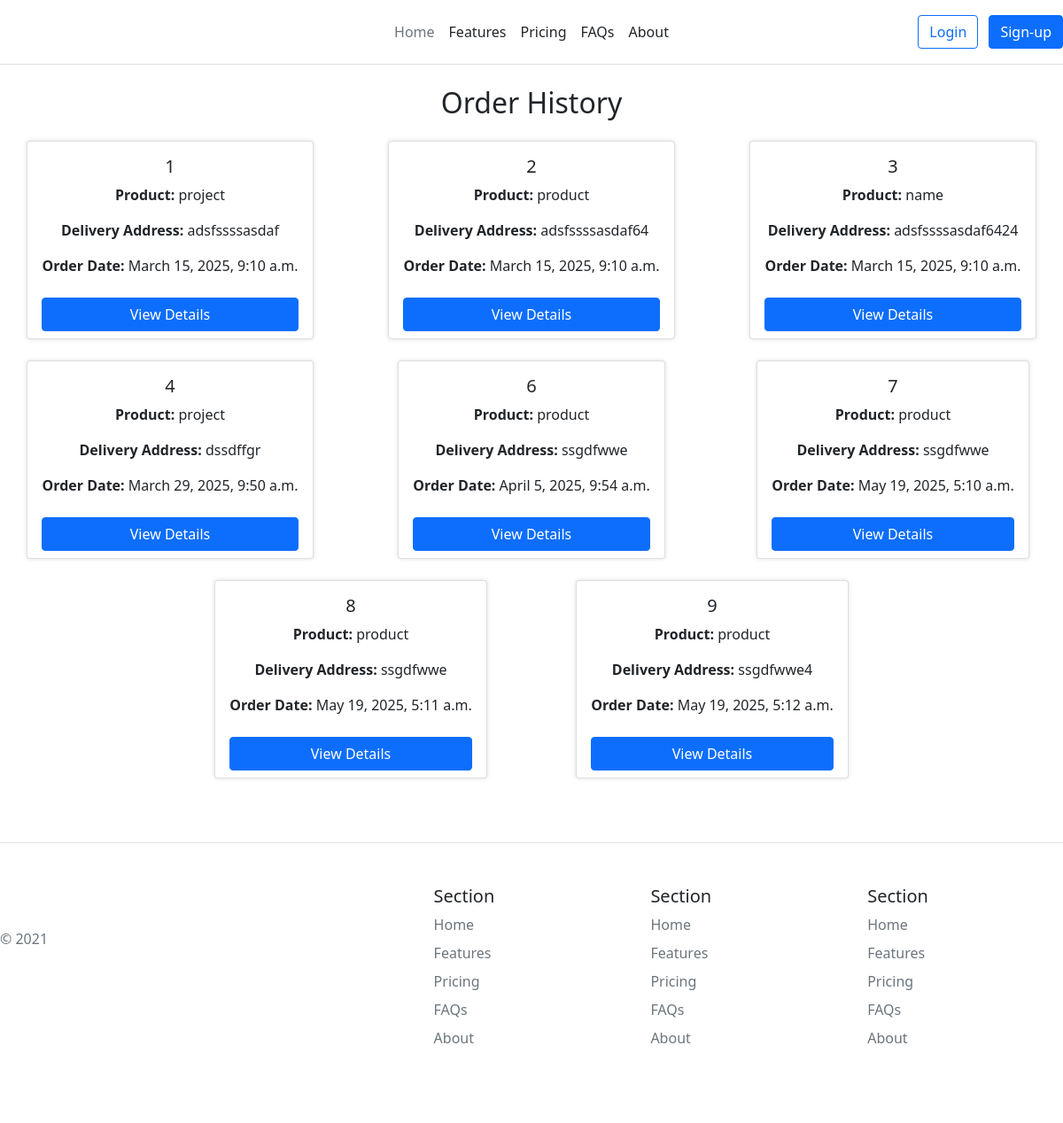
The page /shop/orders/ on the database its author committed.
### shop/models.py (models this page shows)
class Order(models.Model):
        product = models.ForeignKey(Product, on_delete=models.SET_NULL, null=True)
        delivery_adress = models.CharField(max_length=250)
        created_at = models.DateTimeField(auto_now_add=True)

class Product(models.Model):
    name = models.CharField(max_length=100)
    image = models.ImageField(upload_to='images/product/')
    desc = models.TextField()
    price = models.PositiveIntegerField()
    discount = models.PositiveIntegerField()
    rating = models.PositiveIntegerField()
    stock = models.PositiveIntegerField()
    is_available = models.BooleanField(default=True)

### shop/views.py (the view)
# urls.py: path('orders/', orders, name = 'orders'),
def orders(request):
    orders_ = Order.objects.all()
    return render(request, 'shop/orders.html', {"orders": orders_})

### shop/templates/shop/orders.html (shortened to what this page needs)
{% extends 'core/base.html' %}
{% load static %}
{% block content %}
<h2 class="mb-4 text-center">Order History</h2>
<div class="row justify-content-center">
    {% for order in orders %}
    <div class="col-12 col-md-6 col-lg-4 mb-4 d-flex justify-content-center">
        <div class="card h-100 d-flex flex-column justify-content-between" style="max-width: 340px; box-shadow: 0 0 5px #00000022;">
            <div class="card-body text-center">
                <h5 class="card-title text-wrap">{{order.id}}</h5>
                <p class="card-text fs-6"><strong>Product:</strong> {{order.product.name}}</p>
                <p class="card-text fs-6"><strong>Delivery Address:</strong> {{order.delivery_adress}}</p>
                <p class="card-text fs-6"><strong>Order Date:</strong> {{order.created_at}}</p>
            </div>
            <div class="card-footer bg-transparent border-0 d-flex justify-content-center">
                <a href="{% url 'product_detail' product_id=order.product.id %}" class="btn btn-primary w-100">View Details</a>
            </div>
        </div>
    </div>
    {% endfor %}
</div>
{% endblock %}

### core/templates/core/base.HTML (shortened to what this page needs)
{% load static %}
<!DOCTYPE html>
<html lang="en">
<head>
    <link rel="stylesheet" href="{% static 'core/css/bootstrap.min.css'%}">
</head>
<body>
    {% include 'core/includes/header.html'%}
    {% block content %}{% endblock %}
    {% include 'core/includes/footer.html'%}
</body>
</html>

### core/templates/core/includes/header.html
<header class="d-flex flex-wrap align-items-center justify-content-center justify-content-md-between py-3 mb-4 border-bottom">
    <a href="/" class="d-flex align-items-center col-md-3 mb-2 mb-md-0 text-dark text-decoration-none">
      <svg class="bi me-2" width="40" height="32" role="img" aria-label="Bootstrap"><use xlink:href="#bootstrap"></use></svg>
    </a>
    <ul class="nav col-12 col-md-auto mb-2 justify-content-center mb-md-0">
      <li><a href="#" class="nav-link px-2 link-secondary">Home</a></li>
      <li><a href="#" class="nav-link px-2 link-dark">Features</a></li>
      <li><a href="#" class="nav-link px-2 link-dark">Pricing</a></li>
      <li><a href="#" class="nav-link px-2 link-dark">FAQs</a></li>
      <li><a href="#" class="nav-link px-2 link-dark">About</a></li>
    </ul>
    <div class="col-md-3 text-end">
      <button type="button" class="btn btn-outline-primary me-2">Login</button>
      <button type="button" class="btn btn-primary">Sign-up</button>
    </div>
  </header>

### core/templates/core/includes/footer.html
<footer class="row row-cols-5 py-5 my-5 border-top">
    <div class="col">
      <a href="/" class="d-flex align-items-center mb-3 link-dark text-decoration-none">
        <svg class="bi me-2" width="40" height="32"><use xlink:href="#bootstrap"></use></svg>
      </a>
      <p class="text-muted">© 2021</p>
    </div>
    <div class="col">
    </div>
    <div class="col">
      <h5>Section</h5>
      <ul class="nav flex-column">
        <li class="nav-item mb-2"><a href="#" class="nav-link p-0 text-muted">Home</a></li>
        <li class="nav-item mb-2"><a href="#" class="nav-link p-0 text-muted">Features</a></li>
        <li class="nav-item mb-2"><a href="#" class="nav-link p-0 text-muted">Pricing</a></li>
        <li class="nav-item mb-2"><a href="#" class="nav-link p-0 text-muted">FAQs</a></li>
        <li class="nav-item mb-2"><a href="#" class="nav-link p-0 text-muted">About</a></li>
      </ul>
    </div>
    <div class="col">
      <h5>Section</h5>
      <ul class="nav flex-column">
        <li class="nav-item mb-2"><a href="#" class="nav-link p-0 text-muted">Home</a></li>
        <li class="nav-item mb-2"><a href="#" class="nav-link p-0 text-muted">Features</a></li>
        <li class="nav-item mb-2"><a href="#" class="nav-link p-0 text-muted">Pricing</a></li>
        <li class="nav-item mb-2"><a href="#" class="nav-link p-0 text-muted">FAQs</a></li>
        <li class="nav-item mb-2"><a href="#" class="nav-link p-0 text-muted">About</a></li>
      </ul>
    </div>
    <div class="col">
      <h5>Section</h5>
      <ul class="nav flex-column">
        <li class="nav-item mb-2"><a href="#" class="nav-link p-0 text-muted">Home</a></li>
        <li class="nav-item mb-2"><a href="#" class="nav-link p-0 text-muted">Features</a></li>
        <li class="nav-item mb-2"><a href="#" class="nav-link p-0 text-muted">Pricing</a></li>
        <li class="nav-item mb-2"><a href="#" class="nav-link p-0 text-muted">FAQs</a></li>
        <li class="nav-item mb-2"><a href="#" class="nav-link p-0 text-muted">About</a></li>
      </ul>
    </div>
  </footer>

### rows shown on the page
Order: id "1", product.name "project", delivery_adress "adsfssssasdaf", created_at "March 15, 2025, 9:10 a.m."
Order: id "2", product.name "product", delivery_adress "adsfssssasdaf64", created_at "March 15, 2025, 9:10 a.m."
Order: id "3", product.name "name", delivery_adress "adsfssssasdaf6424", created_at "March 15, 2025, 9:10 a.m."
Order: id "4", product.name "project", delivery_adress "dssdffgr", created_at "March 29, 2025, 9:50 a.m."
Order: id "6", product.name "product", delivery_adress "ssgdfwwe", created_at "April 5, 2025, 9:54 a.m."
Order: id "7", product.name "product", delivery_adress "ssgdfwwe", created_at "May 19, 2025, 5:10 a.m."
Order: id "8", product.name "product", delivery_adress "ssgdfwwe", created_at "May 19, 2025, 5:11 a.m."
Order: id "9", product.name "product", delivery_adress "ssgdfwwe4", created_at "May 19, 2025, 5:12 a.m."
